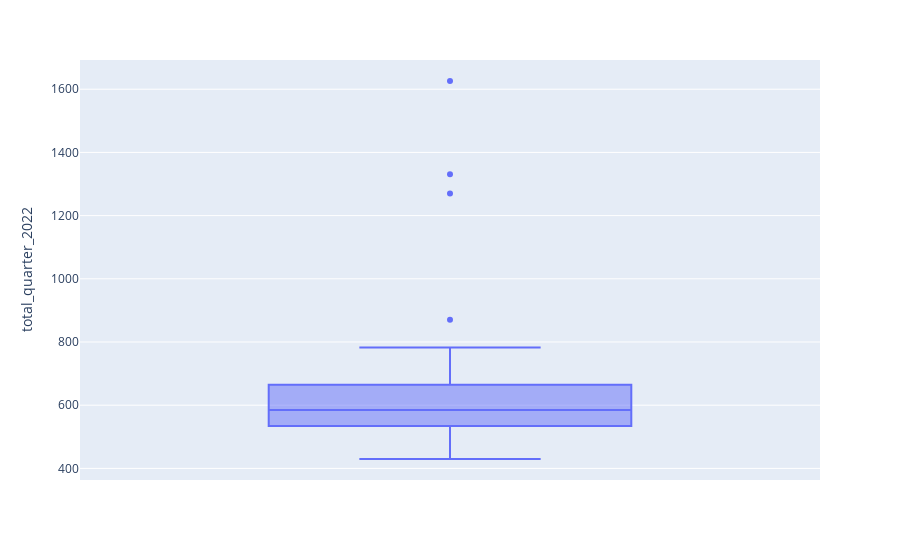

The cell this chart's notebook holds for it:
### Code cell
# checking some outliers
px.box(wage, y='total_quarter_2022' )

### Figure 1 — Plotly figure (JSON) as saved in the notebook; plotly's stock layout.template omitted (floating-point values rounded to 4 significant figures)
{"data": [{"alignmentgroup": "True", "hovertemplate": "total_quarter_2022=%{y}<extra></extra>", "legendgroup": "", "marker": {"color": "#636efa"}, "name": "", "notched": false, "offsetgroup": "", "orientation": "v", "showlegend": false, "type": "box", "x0": " ", "xaxis": "x", "y": [655, 581.9, 514.1, 607, 544.1, 782.3, 584.5, 626.3, 719.1, 548, 523.1, 542.4, 429.7, 1270.0, 870.6, 571.9, 649, 694.1, 512.4, 549.7, 497.5, 537, 652.1, 611.9, 710.5, 479.7, 1331.0, 625.2, 524, 539.6, 468.9, 589.3, 1626], "y0": " ", "yaxis": "y"}], "layout": {"boxmode": "group", "legend": {"tracegroupgap": 0}, "margin": {"t": 60}, "xaxis": {"anchor": "y", "domain": [0, 1]}, "yaxis": {"anchor": "x", "domain": [0, 1], "title": {"text": "total_quarter_2022"}}}}
